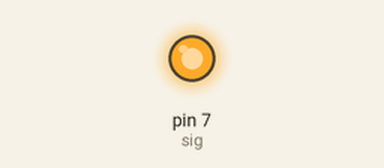
Recording of a sketch running on a simulated Arduino Uno, built with avr-gcc and run on an emulated ATmega328P. Shown: output pins drawn as LEDs (lit = HIGH).

Above: at 0.2 s.
At 4.7 s:
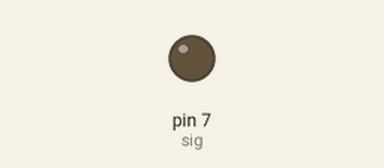
Timing chart, 0 to 6.9 s (numbered marks = the images above):
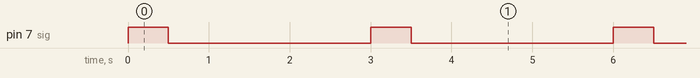

Measured:
- by itself, pin 7 (sig): alternates HIGH for 0.50 s and LOW for 2.5 s

The sketch:

Test_module.ino
```cpp
int sig = 7;

void setup() {
  pinMode(sig, OUTPUT);
  // put your setup code here, to run once:
  for (int i=0; i<7000; i++) {
    digitalWrite(sig, HIGH);
    delay(500);
    digitalWrite(sig, LOW);
    delay(2500);
  }

}

void loop() {
  // put your main code here, to run repeatedly:

}
```
